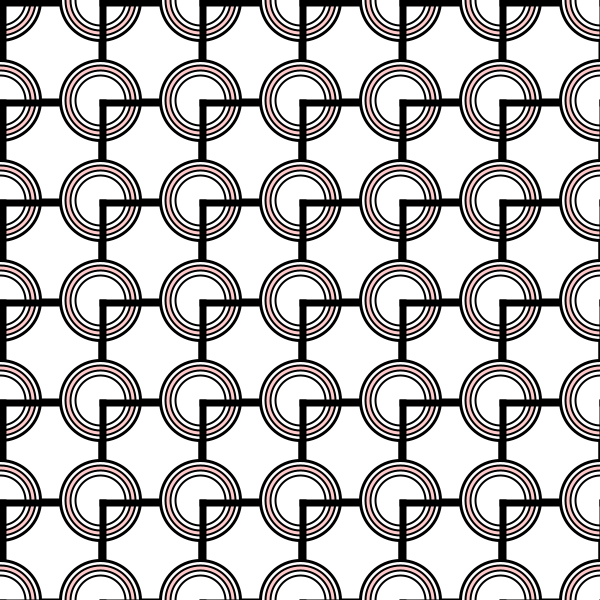
Frame 1 (no input)
Frame 60 (the mouse pressed at the canvas centre just before this capture): identical to frame 1, image omitted
Frame 120 (the mouse held since frame 60 and released just before this capture): identical to frame 1, image omitted

The Processing sketch that drew this single still picture (run headless with seeded random() and noise(); from frame 60 on, the mouse is pressed at the canvas centre):

// Processing sketch: processing_143342
// ── processing_143342.pde

// Konkuk University
// Department of Dynamic Media
// SOS iDesign
// Name: KIM Sunhyun
// ID: 201420067

void setup() {
  size (600, 600);
  background(255);
  smooth();
}

void draw() {

for (int i = 0; i < 650; i = i +100) {
for (int j = 0; j < 650; j = j +100) {

      fill(#FFC9C9);
      
      fill(255);
      strokeWeight (4);      
      rect(i, j, 200, 200);

      fill(255);  
      strokeWeight(3);
      ellipse(i, j, 80, 80);

      fill(#FFC9C9);
      strokeWeight (2); 
      ellipse(i, j, 70, 70);
      fill(255);
      ellipse(i, j, 60, 60);
      ellipse(i, j, 50, 50);

      fill(0);
      rect(i, j, 5, 100);
      rect(i, j, 100, 5);
    }
  }
}
